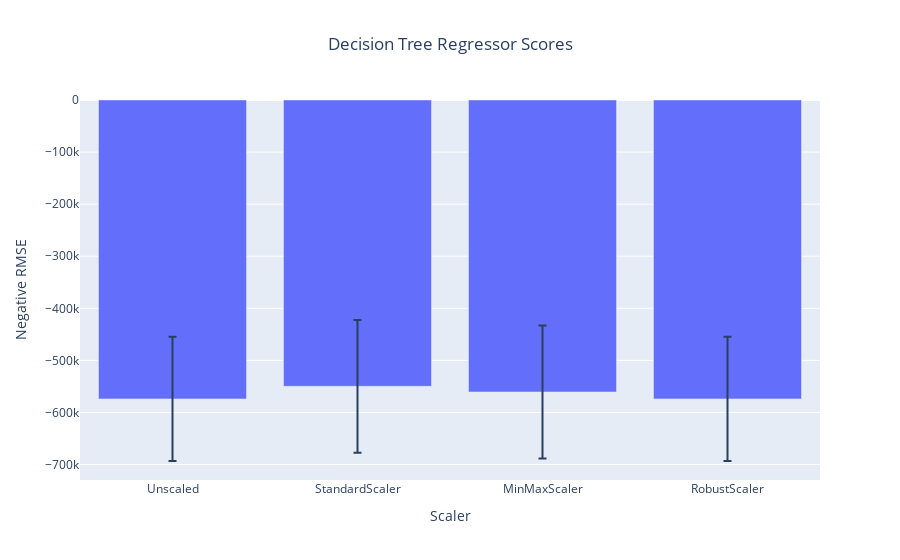

Notebook code for this chart:
### Markdown cell above
### 7.2 Decision Tree

Decision Tree is a classification/regression algorithm that makes predictions by recursively/iteratively (not sure how it's implemented in `sklearn`) splitting the data based on their features (Zhou et al. 2025). Several advantages and disadvantages of Decision Trees regressors suggested by GeeksforGeeks (2024b) and Zhou et al. (2025) include:

✅ Easy to interpret (compared to algorithms such as neural networks).

✅ Non-parametric model. Does not assume data follows any specific distribution. This also implies that the algorithm can effectively handle outliers and skewed data.

✅ Suitable for both numerical and categorical data, without the need for extensive data cleaning.

✖️ Overfitting. As the tree gets more complex, the more likely the tree will capture the random noise of the data. This can be handled by setting limits, e.g. setting a maximum depth of the tree or setting the maximum number of leaf nodes.

✖️ Loses information when dealing with continuous numerical variables.

### Code cell
from sklearn.tree import DecisionTreeRegressor

cv_scores = []
cv_scores_mean = []
cv_scores_std = []
for s in scalers:
    if s == 'Unscaled':
        X_train_scaled = X_train
    else:
        X_train_scaled = s.fit_transform(X_train)

    dt = DecisionTreeRegressor(random_state=42)
    scores = cross_val_score(dt, X_train_scaled, y_train, cv=10, scoring='neg_root_mean_squared_error')
    cv_scores.append(scores)
    cv_scores_mean.append(np.mean(scores))
    cv_scores_std.append(np.std(scores))

fig = px.bar(x=scaler_names, y=cv_scores_mean, error_y=cv_scores_std, title='Decision Tree Regressor Scores')
fig.update_layout(xaxis_title='Scaler', yaxis_title='Negative RMSE', title_x=0.5)
fig.show()

### Figure 1 — Plotly figure (JSON) as saved in the notebook; plotly's stock layout.template omitted (floating-point values rounded to 4 significant figures)
{"data": [{"alignmentgroup": "True", "error_y": {"array": [119200.0, 127400.0, 127500.0, 119200.0]}, "hovertemplate": "x=%{x}<br>y=%{y}<extra></extra>", "legendgroup": "", "marker": {"color": "#636efa", "pattern": {"shape": ""}}, "name": "", "offsetgroup": "", "orientation": "v", "showlegend": false, "textposition": "auto", "type": "bar", "x": ["Unscaled", "StandardScaler", "MinMaxScaler", "RobustScaler"], "xaxis": "x", "y": [-574000.0, -549800.0, -560700.0, -574000.0], "yaxis": "y"}], "layout": {"barmode": "relative", "legend": {"tracegroupgap": 0}, "title": {"text": "Decision Tree Regressor Scores", "x": 0.5}, "xaxis": {"anchor": "y", "domain": [0, 1], "title": {"text": "Scaler"}}, "yaxis": {"anchor": "x", "domain": [0, 1], "title": {"text": "Negative RMSE"}}}}
